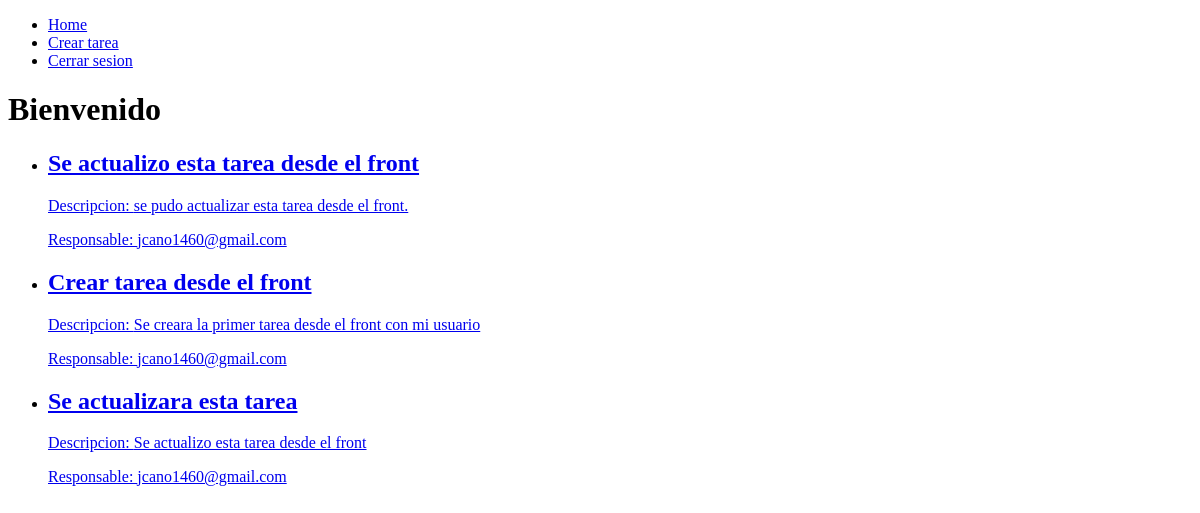
Before: /home/ (signed in) with the older database file.
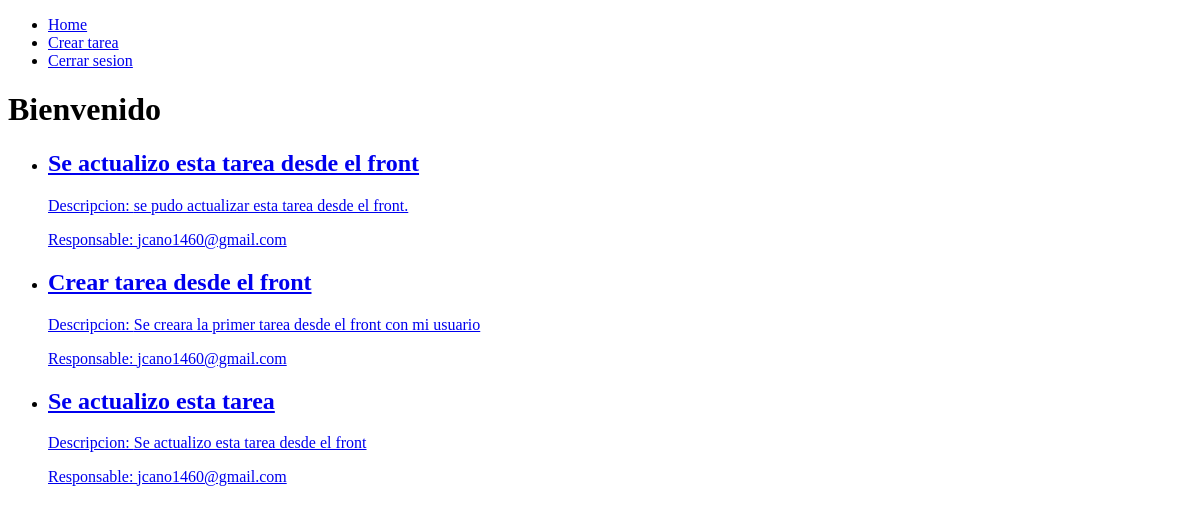
After: the same page with the newer database file.
### taskmanager/models.py (models this page shows)
class task(models.Model):
    tasktitle = models.TextField(max_length=100)
    taskdescription = models.TextField(blank=False)
    email = models.ForeignKey(User, on_delete=models.CASCADE)

### taskmanager/views.py (the view)
# urls.py: 2. Add a URL to urlpatterns:  path('', views.home, name='home')
@login_required
def home(req):
    task_list = task.objects.filter(email = req.user)
    return render(req, 'home.html', {
        'task_list': task_list
    })

### taskmanager/templates/home.html
{% extends 'index.html' %}
{% block content %}
 <h1>Bienvenido</h1>
 <ul>
    {% for task in task_list %}
        <li>
           <a href="{% url 'updatetask' task.id %}">
                <h2>{{task.tasktitle}}</h2>
                <p>Descripcion: {{task.taskdescription}}</p>
                <p>Responsable: {{task.email}}</p>
           </a>
        </li>
    {% endfor %}
 </ul>
{% endblock %}

### taskmanager/templates/index.html (shortened to what this page needs)
<!DOCTYPE html>
<html lang="en">
<head>
</head>
<body>
    <nav>
        <ul>
            {% if user.is_authenticated %}
                <li> <a href="/home">Home</a></li>
                <li> <a href="/task/create/">Crear tarea</a></li>
                <li> <a href="/logout">Cerrar sesion</a></li>
            {% else %}
                <li> <a href="/signUp">Registrase</a></li>
                <li> <a href="/signIn">Iniciar sesion</a></li>
            {% endif %}
        </ul>
    </nav>
    {% block content %}
    {% endblock %}
</body>
</html>

Changed rows visible on the page:
changed task: tasktitle "Se actualizara esta tarea" → "Se actualizo esta tarea"
